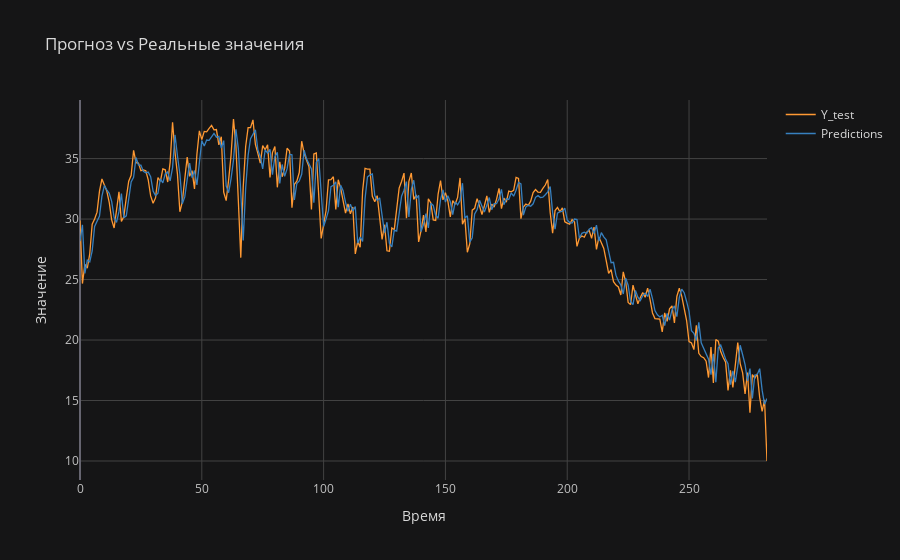

Notebook code cell kept with this figure:
### Code cell
gru_pred = gru_model.predict(X_test)
gru_pred = target_transformer.inverse_transform(gru_pred)

y_test = y_test.reshape(-1, 1)
y_test = target_transformer.inverse_transform(y_test)


gru_mape = mean_absolute_percentage_error(y_test, gru_pred)
gru_mae = mean_absolute_error(y_test, gru_pred)
print(f"MAPE: {gru_mape} %")
print(f"MAE: {gru_mae}")

df_test = pd.DataFrame({
    'Y_test': y_test.ravel(),
    'Predictions': gru_pred.ravel()
})
# Отобразить на графике
df_test.iplot(title="Прогноз vs Реальные значения", xTitle="Время", yTitle="Значение", theme="solar")

### Figure 1 — Plotly figure (JSON) as saved in the notebook; plotly's stock layout.template omitted (floating-point values rounded to 4 significant figures; data arrays with more than 128 entries replaced by an {"elided": "..."} marker saying what was removed)
{"data": [{"line": {"color": "rgba(255, 153, 51, 1.0)", "dash": "solid", "shape": "linear", "width": 1.3}, "mode": "lines", "name": "Y_test", "text": "", "type": "scatter", "x": {"elided": "283 int values"}, "y": {"elided": "283 float values"}}, {"line": {"color": "rgba(55, 128, 191, 1.0)", "dash": "solid", "shape": "linear", "width": 1.3}, "mode": "lines", "name": "Predictions", "text": "", "type": "scatter", "x": {"elided": "283 int values"}, "y": {"elided": "283 float values"}}], "layout": {"legend": {"bgcolor": "#151516", "font": {"color": "#D9D9D9"}}, "paper_bgcolor": "#151516", "plot_bgcolor": "#151516", "title": {"font": {"color": "#D9D9D9"}, "text": "Прогноз vs Реальные значения"}, "xaxis": {"gridcolor": "#434343", "showgrid": true, "tickfont": {"color": "#C2C2C2"}, "title": {"font": {"color": "#D9D9D9"}, "text": "Время"}, "zerolinecolor": "#666570"}, "yaxis": {"gridcolor": "#434343", "showgrid": true, "tickfont": {"color": "#C2C2C2"}, "title": {"font": {"color": "#D9D9D9"}, "text": "Значение"}, "zerolinecolor": "#666570"}}}
